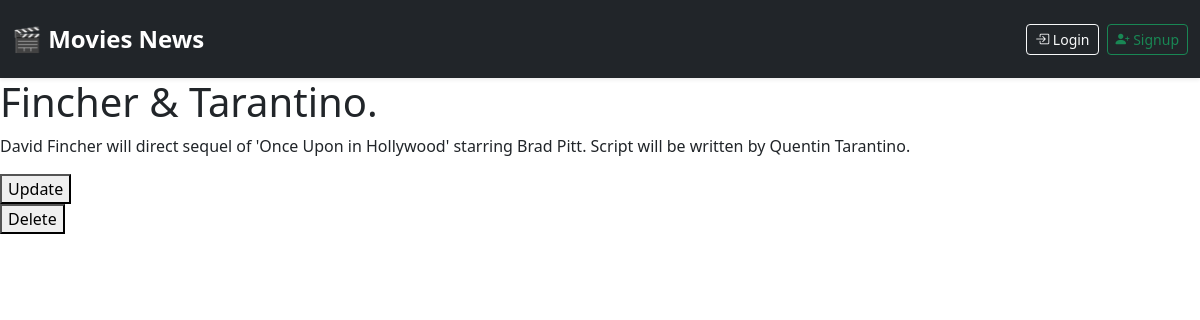
Page /3 on the committed database.
### blog/models.py (models this page shows, shortened)
class Post(models.Model):
    post_header = models.CharField(max_length=30)
    post_text = models.TextField()
    post_date = models.DateField(default=date.today)

### blog/views.py (the view)
# urls.py: path('<int:post_id>', views.post, name='post'),
def post(request, post_id):
    post = get_object_or_404(Post, pk=post_id)
    return render(request, 'post.html', {"post": post})

### templates/post.html (shortened to what this page needs)
{% extends "base.html" %}
{% block content %}
{% if post %}
<h1>{{post.post_header}}</h1>
<p>{{post.post_text}}</p>
<form action="{% url "blog:update_post" post.id%}" method="podt">
    <button type="submit">Update</button>
</form>
<form action="{% url "blog:delete_post" post.id %}" method="post">
    <button type="submit">Delete</button>
</form>
{% endif %}
{% endblock content %}

### rows in the picture
Post: post_header "Fincher & Tarantino.", post_text "David Fincher will direct sequel of 'Once Upon in Hollywood' starring Brad Pitt. Script will be written by Quentin Tarantino."
